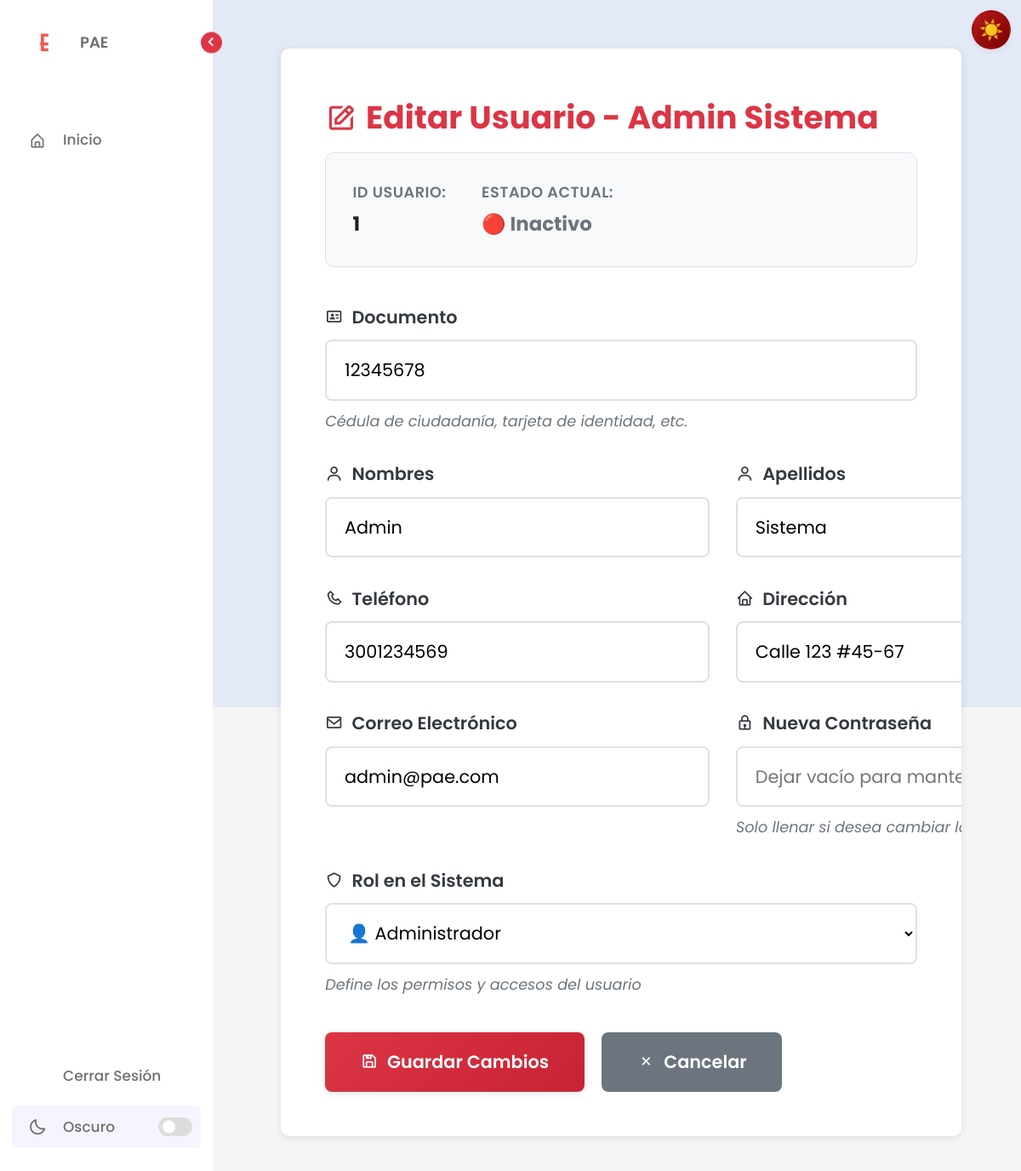
The app's page /usuarios/editar/1/ (signed in) with its own data.
### modelos/usuarios/models.py (models this page shows, shortened)
class Usuario(models.Model):
    ROL_CHOICES = [
        ('A', 'Administrador'),
        ('EP', 'Empleado Producción'),
        ('EV', 'Empleado Ventas'),
    ]
    ESTADO_CHOICES = [
        ('A', 'Activo'),
        ('I', 'Inactivo'),
    ]
    id_usu = models.AutoField(
        primary_key=True,
        db_column='id_usu',
        verbose_name='ID Usuario'
    )
    documento = models.IntegerField(
        unique=True,
        null=True,  # Temporalmente nullable para migraciones
        blank=True,
        verbose_name='Documento',
        help_text='Número de identificación (Cédula, TI, etc.)'
    )
    nombres = models.CharField(
        max_length=50,
        verbose_name='Nombres',
        help_text='Nombres completos del usuario',
        default='Sin nombre'
    )
    apellidos = models.CharField(
        max_length=50,
        verbose_name='Apellidos',
        help_text='Apellidos completos del usuario',
        default='Sin apellido'
    )
    telefono = models.BigIntegerField(
        verbose_name='Teléfono',
        default=0
    )
    direccion = models.CharField(
        max_length=100,
        verbose_name='Dirección',
        default='Sin dirección'
    )
    correo = models.EmailField(
        max_length=100,
        unique=True,
        verbose_name='Correo Electrónico',
        default='usuario@ejemplo.com'
    )
    rol = models.CharField(
        max_length=2,
        choices=ROL_CHOICES,
        verbose_name='Rol',
        help_text='Rol del usuario en el sistema',
        default='EV'
    )
    password = models.CharField(
        max_length=256,
        verbose_name='Contraseña',
        default='sin_password'
    )
    estado = models.CharField(
        max_length=1,
        choices=ESTADO_CHOICES,
        default='A',
        verbose_name='Estado'
    )
    class Meta:
        db_table = 'usuarios'
        verbose_name = 'Usuario'
        verbose_name_plural = 'Usuarios'
        ordering = ['nombres', 'apellidos']
    @property
    def nombre_completo(self):
        return f"{self.nombres} {self.apellidos}"

### modelos/usuarios/views.py (the view, shortened to what this page needs)
# urls.py: path('editar/<int:id_usuario>/', views.editar_usuario, name='editar'),
def editar_usuario(request, id_usuario):
    usuario = get_object_or_404(Usuario, id_usu=id_usuario)
    return render(request, 'usuarios/editar_usuario.html', {'usuario': usuario})

### templates/usuarios/editar_usuario.html (shortened to what this page needs)
{% extends 'base.html' %}
{% load static %}
{% block extra_css %}
<link rel="stylesheet" href="{% static 'css/usuarios.css' %}?v=3">
{% endblock %}
{% block content %}
<section class="home">
    <div class="form-center-wrapper">
        <div class="card-form">
        <div class="formulario">
            <h2>
                <i class='bx bx-edit'></i>
                Editar Usuario - {{ usuario.nombre_completo }}
            </h2>
            <form method="post" class="form-usuario">
                <div class="info-panel">
                    <div class="info-item">
                        <span class="label">ID Usuario:</span>
                        <span class="value">{{ usuario.id_usu }}</span>
                    </div>
                    <div class="info-item">
                        <span class="label">Estado Actual:</span>
                        <span class="value estado-{% if usuario.estado == 'A' %}activo{% else %}inactivo{% endif %}">
                            {% if usuario.estado == 'A' %}🟢 Activo{% else %}🔴 Inactivo{% endif %}
                        </span>
                    </div>
                </div>
                <div class="fila">
                    <div class="campo full">
                        <label for="documento">
                            <i class='bx bx-id-card'></i>
                            Documento
                        </label>
                        <input type="number"
                               id="documento"
                               name="documento"
                               required
                               placeholder="Número de documento"
                               class="input"
                               value="{{ usuario.documento }}">
                        <span class="help-text">Cédula de ciudadanía, tarjeta de identidad, etc.</span>
                    </div>
                </div>
                <div class="fila dos-columnas">
                    <div class="campo">
                        <label for="nombres">
                            <i class='bx bx-user'></i>
                            Nombres
                        </label>
                        <input type="text"
                               id="nombres"
                               name="nombres"
                               required
                               placeholder="Nombres completos"
                               class="input"
                               value="{{ usuario.nombres }}">
                    </div>
                    <div class="campo">
                        <label for="apellidos">
                            <i class='bx bx-user'></i>
                            Apellidos
                        </label>
                        <input type="text"
                               id="apellidos"
                               name="apellidos"
                               required
                               placeholder="Apellidos completos"
                               class="input"
                               value="{{ usuario.apellidos }}">
                    </div>
                </div>
                <div class="fila dos-columnas">
                    <div class="campo">
                        <label for="telefono">
                            <i class='bx bx-phone'></i>
                            Teléfono
                        </label>
                        <input type="tel"
                               id="telefono"
                               name="telefono"
                               required
                               placeholder="3001234567"
                               class="input"
                               value="{{ usuario.telefono }}">
                    </div>
                    <div class="campo">
                        <label for="direccion">
                            <i class='bx bx-home'></i>
                            Dirección
                        </label>
                        <input type="text"
                               id="direccion"
                               name="direccion"
                               required
                               placeholder="Dirección completa"
                               class="input"
                               value="{{ usuario.direccion }}">
                    </div>
                </div>
                <div class="fila dos-columnas">
                    <div class="campo">
                        <label for="correo">
                            <i class='bx bx-envelope'></i>
                            Correo Electrónico
                        </label>
                        <input type="email"
                               id="correo"
                               name="correo"
                               required
                               placeholder="usuario@ejemplo.com"
                               class="input"
                               value="{{ usuario.correo }}">
                    </div>
                    <div class="campo">
                        <label for="password">
                            <i class='bx bx-lock'></i>
                            Nueva Contraseña
                        </label>
                        <div class="password-wrapper">
                            <input type="password"
                                   id="password"
                                   name="password"
                                   placeholder="Dejar vacío para mantener actual"
                                   class="input">
                        </div>
                        <span class="help-text">Solo llenar si desea cambiar la contraseña</span>
                    </div>
                </div>
                <div class="fila">
                    <div class="campo full">
                        <label for="rol">
                            <i class='bx bx-shield'></i>
                            Rol en el Sistema
                        </label>
                        <select id="rol" name="rol" required class="select">
                            <option value="A" {% if usuario.rol == 'A' %}selected{% endif %}>
                                👤 Administrador
                            </option>
                        </select>
                        <span class="help-text">Define los permisos y accesos del usuario</span>
                    </div>
                </div>
                <div class="botones">
                    <button type="submit" class="btn-primario">
                        <i class='bx bx-save'></i>
                        Guardar Cambios
                    </button>
                    <a href="{% url 'usuarios:index' %}" class="btn-secundario">
                        <i class='bx bx-x'></i>
                        Cancelar
                    </a>
                </div>
            </form>
        </div>
        </div>
    </div>
</section>
{% endblock %}

### static/css/navbar.css (style rules this page uses)
:root { --body-color: #E4E9F7; --sidebar-color: #FFF; --primary-color: #b71c1c; --primary-color-light: #F6F5FF; --toggle-color: #DDD; --text-color: #707070; --tran-03: all 0.2s ease; --tran-03: all 0.3s ease; --tran-04: all 0.3s ease; --tran-05: all 0.3s ease; }
body { min-height: 100vh; background-color: var(--body-color); transition: var(--tran-05); font-family: 'Poppins', sans-serif; }
.home { position: absolute; top: 0; left: 250px; height: 100vh; width: calc(100% - 250px); background-color: var(--body-color); transition: var(--tran-05); }

### static/css/estilos.css (style rules this page uses)
:root { --color-principal: #b71c1c; --color-principal-hover: #7f0000; --fondo-principal: #121212; --fondo-secundario: #1E1E1E; --texto-principal: #EAEAEA; --texto-secundario: #A8A8A8; --color-borde: #2C2C2C; --sombra-card: 0 2px 10px rgba(0,0,0,0.1); }
* { margin: 0; padding: 0; box-sizing: border-box; font-family: "Poppins", 'Segoe UI', Tahoma, Geneva, Verdana, sans-serif; }
html { scroll-behavior: smooth; height: 100%; font-size: 130%; }
body { background-color: #f5f5f5; color: #212121; line-height: 1.6; min-height: 100vh; }

### static/css/theme.css (style rules this page uses)
:root { --bg: #f5f5f5; --bg-alt: #ffffff; --text: #212121; --text-soft: #666666; --border: #dddddd; --accent: var(--color-principal, #b71c1c); --accent-hover: var(--color-principal-hover, #7f0000); --radius: 14px; --shadow-sm: 0 2px 8px rgba(0,0,0,.06); --shadow-md: 0 8px 28px -6px rgba(0,0,0,.18); --gradient-accent: linear-gradient(135deg,var(--accent),var(--accent-hover)); --transition-base: .25s cubic-bezier(.4,0,.2,1); }
html, body { background: var(--bg); color: var(--text); }
* { transition: background-color var(--transition-base), color var(--transition-base), border-color var(--transition-base); }
.password-wrapper { position:relative; }

### records on screen
Usuario: nombre_completo "Admin Sistema", id_usu "1", documento "12345678", nombres "Admin", apellidos "Sistema", telefono "3001234569", direccion "Calle 123 #45-67", correo "admin@pae.com", rol "👤 Administrador"
